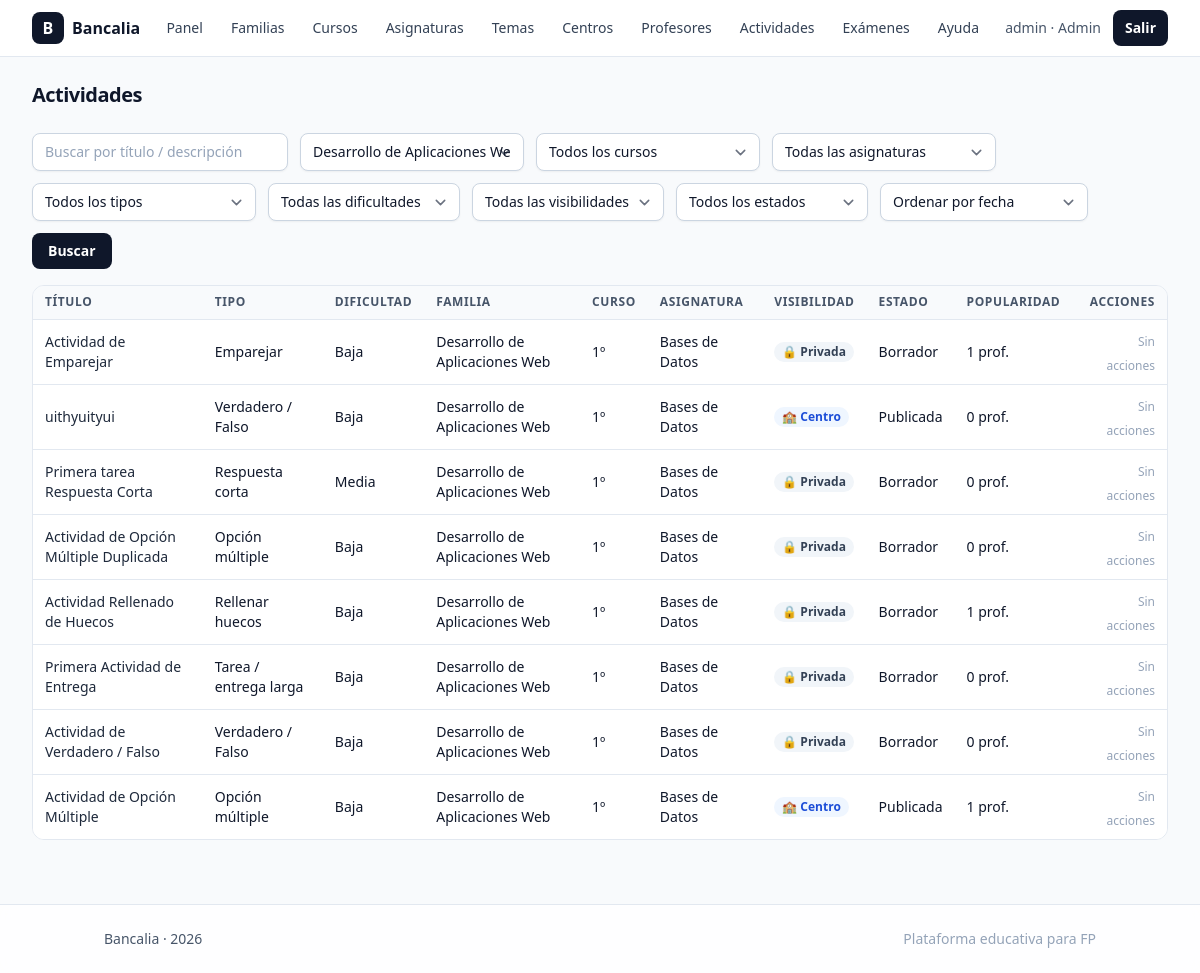
The app's page /admin/actividades/index.php?familia_id=2 (signed in) with its own data.
### tables this page shows
CREATE TABLE `actividades` (
  `id` int(11) NOT NULL,
  `profesor_id` int(11) NOT NULL,
  `familia_id` int(11) NOT NULL,
  `curso_id` int(11) NOT NULL,
  `asignatura_id` int(11) NOT NULL,
  `tema_id` int(11) DEFAULT NULL,
  `tipo` enum('opcion_multiple','verdadero_falso','respuesta_corta','rellenar_huecos','emparejar','tarea') NOT NULL,
  `titulo` varchar(255) NOT NULL,
  `descripcion` text DEFAULT NULL,
  `dificultad` enum('baja','media','alta') NOT NULL DEFAULT 'media',
  `visibilidad` enum('privada','centro','publica') NOT NULL DEFAULT 'privada',
  `estado` enum('borrador','publicada') NOT NULL DEFAULT 'borrador',
  `created_at` datetime NOT NULL DEFAULT current_timestamp(),
  `updated_at` datetime NOT NULL DEFAULT current_timestamp() ON UPDATE current_timestamp(),
  `centro_id` int(11) DEFAULT NULL
);

CREATE TABLE `familias_profesionales` (
  `id` int(11) NOT NULL,
  `nombre` varchar(150) NOT NULL,
  `slug` varchar(160) NOT NULL,
  `descripcion` text DEFAULT NULL,
  `is_active` tinyint(1) NOT NULL DEFAULT 1,
  `created_at` datetime NOT NULL DEFAULT current_timestamp(),
  `updated_at` datetime NOT NULL DEFAULT current_timestamp() ON UPDATE current_timestamp()
);

CREATE TABLE `cursos` (
  `id` int(11) NOT NULL,
  `familia_id` int(11) NOT NULL,
  `nombre` varchar(80) NOT NULL,
  `slug` varchar(120) NOT NULL,
  `descripcion` text DEFAULT NULL,
  `orden` int(11) NOT NULL DEFAULT 1,
  `is_active` tinyint(1) NOT NULL DEFAULT 1,
  `created_at` datetime NOT NULL DEFAULT current_timestamp(),
  `updated_at` datetime NOT NULL DEFAULT current_timestamp() ON UPDATE current_timestamp()
);

CREATE TABLE `asignaturas` (
  `id` int(11) NOT NULL,
  `familia_id` int(11) NOT NULL,
  `curso_id` int(11) NOT NULL,
  `nombre` varchar(150) NOT NULL,
  `slug` varchar(160) NOT NULL,
  `codigo` varchar(50) DEFAULT NULL,
  `horas` int(11) DEFAULT NULL,
  `descripcion` text DEFAULT NULL,
  `orden` int(11) NOT NULL DEFAULT 1,
  `is_active` tinyint(1) NOT NULL DEFAULT 1,
  `created_at` datetime NOT NULL DEFAULT current_timestamp(),
  `updated_at` datetime NOT NULL DEFAULT current_timestamp() ON UPDATE current_timestamp()
);

### config.php (called while the page is built, shortened)
<?php
function pdo(): PDO
{
  static $pdo;
  if ($pdo instanceof PDO)
    return $pdo;
  $host = $_ENV['DB_HOST'] ?? '127.0.0.1';
  $port = $_ENV['DB_PORT'] ?? '3306';
  $db = $_ENV['DB_NAME'] ?? 'bancalia';
  $user = $_ENV['DB_USER'] ?? 'root';
  $pass = $_ENV['DB_PASS'] ?? '';
  $dsn = "mysql:host=$host;port=$port;dbname=$db;charset=utf8mb4";
  $pdo = new PDO($dsn, $user, $pass, [
    PDO::ATTR_ERRMODE => PDO::ERRMODE_EXCEPTION,
    PDO::ATTR_DEFAULT_FETCH_MODE => PDO::FETCH_ASSOC,
    PDO::ATTR_EMULATE_PREPARES => false,
  ]);
  return $pdo;
}
function h(?string $s): string
{
  return htmlspecialchars((string) $s, ENT_QUOTES, 'UTF-8');
}
function current_user(): ?array
{
  return $_SESSION['user'] ?? null;
}

### public/admin/actividades/index.php (the view, shortened to what this page needs)
<?php
require_once __DIR__ . '/../../../config.php';
require_once __DIR__ . '/../../../partials/header.php';
$role       = $u['role'] ?? '';
$profesorId = (int)($u['profesor_id'] ?? 0);
$q   = trim((string)($_GET['q'] ?? ''));
$fam = (int)($_GET['familia_id'] ?? 0);
$orden = (string)($_GET['orden'] ?? 'fecha');
$labelsTipos = [
  'opcion_multiple'  => 'Opción múltiple',
  'verdadero_falso'  => 'Verdadero / Falso',
  'respuesta_corta'  => 'Respuesta corta',
  'rellenar_huecos'  => 'Rellenar huecos',
  'emparejar'        => 'Emparejar',
  'tarea'            => 'Tarea / entrega larga',
];
$labelsDificultad = [
  'baja'  => 'Baja',
  'media' => 'Media',
  'alta'  => 'Alta',
];
$labelsEstado = [
  'borrador'   => 'Borrador',
  'publicada'  => 'Publicada',
];
$familias  = pdo()->query("SELECT id, nombre FROM familias_profesionales WHERE is_active=1 ORDER BY nombre ASC")->fetchAll();
$params = [];
$sql = "SELECT a.id,
               a.titulo,
               a.tipo,
               a.visibilidad,
               a.estado,
               a.dificultad,
               a.updated_at,
               a.profesor_id,
               a.centro_id,
               asig.nombre AS asignatura,
               c.nombre    AS curso,
               f.nombre    AS familia,
               COALESCE(pop.popularidad, 0) AS popularidad
        FROM actividades a
        JOIN asignaturas asig ON asig.id = a.asignatura_id
        JOIN cursos c         ON c.id = a.curso_id
        JOIN familias_profesionales f ON f.id = a.familia_id
        LEFT JOIN (
          SELECT ea.actividad_id,
                 COUNT(DISTINCT e.profesor_id) AS popularidad
          FROM examenes_actividades ea
          JOIN examenes e ON e.id = ea.examen_id
          GROUP BY ea.actividad_id
        ) pop ON pop.actividad_id = a.id";
$where = [];
if ($fam > 0) {
  $where[] = "a.familia_id = ?";
  $params[] = $fam;
}
if ($where) {
  $sql .= " WHERE " . implode(' AND ', $where);
}
$orderSql = 'a.updated_at DESC, a.id DESC';
$sql .= " ORDER BY $orderSql LIMIT 200";
$stList = pdo()->prepare($sql);
$stList->execute($params);
$rows = $stList->fetchAll();
?>
<div class="mb-6 flex items-center justify-between">
  <div>
    <h1 class="text-xl font-semibold tracking-tight">Actividades</h1>
  </div>
</div>
<form method="get" action="" class="mb-4 flex flex-wrap items-center gap-3">
  <input
    name="q"
    value="<?= h($q) ?>"
    placeholder="Buscar por título / descripción"
    class="w-64 rounded-lg border border-slate-300 bg-white px-3 py-2 text-sm shadow-sm placeholder-slate-400 focus:outline-none focus:ring-2 focus:ring-slate-400 focus:border-slate-400"
  >
  <select
    id="familia_id"
    name="familia_id"
    class="w-56 rounded-lg border border-slate-300 bg-white px-3 py-2 text-sm shadow-sm focus:outline-none focus:ring-2 focus:ring-slate-400 focus-border-slate-400"
  >
    <?php foreach ($familias as $f): ?>
      <option value="<?= (int)$f['id'] ?>" <?= $fam === (int)$f['id'] ? 'selected' : '' ?>>
        <?= h($f['nombre']) ?>
      </option>
    <?php endforeach; ?>
  </select>
  <select
    id="curso_id"
    name="curso_id"
    class="w-56 rounded-lg border border-slate-300 bg-white px-3 py-2 text-sm shadow-sm focus:outline-none focus:ring-2 focus:ring-slate-400 focus-border-slate-400"
  >
    <option value="0">Todos los cursos</option>
  </select>
  <select
    id="asignatura_id"
    name="asignatura_id"
    class="w-56 rounded-lg border border-slate-300 bg-white px-3 py-2 text-sm shadow-sm focus:outline-none focus:ring-2 focus:ring-slate-400 focus-border-slate-400"
  >
    <option value="0">Todas las asignaturas</option>
  </select>
  <select
    name="tipo"
    class="w-56 rounded-lg border border-slate-300 bg-white px-3 py-2 text-sm shadow-sm focus:outline-none focus:ring-2 focus:ring-slate-400 focus-border-slate-400"
  >
    <option value="">Todos los tipos</option>
  </select>
  <select
    name="dificultad"
    class="w-48 rounded-lg border border-slate-300 bg-white px-3 py-2 text-sm shadow-sm focus:outline-none focus:ring-2 focus:ring-slate-400 focus-border-slate-400"
  >
    <option value="">Todas las dificultades</option>
  </select>
  <select
    name="visibilidad"
    class="w-48 rounded-lg border border-slate-300 bg-white px-3 py-2 text-sm shadow-sm focus:outline-none focus:ring-2 focus:ring-slate-400 focus-border-slate-400"
  >
    <option value="">Todas las visibilidades</option>
  </select>
  <select
    name="estado"
    class="w-48 rounded-lg border border-slate-300 bg-white px-3 py-2 text-sm shadow-sm focus:outline-none focus:ring-2 focus:ring-slate-400 focus-border-slate-400"
  >
    <option value="">Todos los estados</option>
  </select>
  <select
    name="orden"
    class="w-52 rounded-lg border border-slate-300 bg-white px-3 py-2 text-sm shadow-sm focus:outline-none focus:ring-2 focus:ring-slate-400 focus-border-slate-400"
  >
    <option value="fecha" <?= $orden === 'fecha' ? 'selected' : '' ?>>Ordenar por fecha</option>
  </select>
  <button class="rounded-lg bg-slate-900 px-4 py-2 text-sm font-semibold text-white hover:bg-slate-800">
    Buscar
  </button>
</form>
<div class="overflow-hidden rounded-xl border border-slate-200 bg-white">
  <table class="min-w-full divide-y divide-slate-200">
    <thead class="bg-slate-50">
      <tr>
        <th class="px-3 py-2 text-left text-xs font-semibold uppercase tracking-wider text-slate-600">Título</th>
        <th class="px-3 py-2 text-left text-xs font-semibold uppercase tracking-wider text-slate-600">Tipo</th>
        <th class="px-3 py-2 text-left text-xs font-semibold uppercase tracking-wider text-slate-600">Dificultad</th>
        <th class="px-3 py-2 text-left text-xs font-semibold uppercase tracking-wider text-slate-600">Familia</th>
        <th class="px-3 py-2 text-left text-xs font-semibold uppercase tracking-wider text-slate-600">Curso</th>
        <th class="px-3 py-2 text-left text-xs font-semibold uppercase tracking-wider text-slate-600">Asignatura</th>
        <th class="px-3 py-2 text-left text-xs font-semibold uppercase tracking-wider text-slate-600">Visibilidad</th>
        <th class="px-3 py-2 text-left text-xs font-semibold uppercase tracking-wider text-slate-600">Estado</th>
        <th class="px-3 py-2 text-left text-xs font-semibold uppercase tracking-wider text-slate-600">
          Popularidad
        </th>
        <th class="px-3 py-2 text-right text-xs font-semibold uppercase tracking-wider text-slate-600">Acciones</th>
      </tr>
    </thead>
    <tbody class="divide-y divide-slate-200 bg-white">
      <?php foreach ($rows as $r): ?>
        <?php $esMia = ($role === 'profesor' && (int)$r['profesor_id'] === $profesorId); ?>
        <tr>
          <td class="px-3 py-2 text-sm font-medium text-slate-800">
            <?= h($r['titulo']) ?>
          </td>
          <td class="px-3 py-2 text-sm">
            <?= h($labelsTipos[$r['tipo']] ?? $r['tipo']) ?>
          </td>
          <td class="px-3 py-2 text-sm">
            <?= h($labelsDificultad[$r['dificultad']] ?? $r['dificultad']) ?>
          </td>
          <td class="px-3 py-2 text-sm">
            <?= h($r['familia']) ?>
          </td>
          <td class="px-3 py-2 text-sm">
            <?= h($r['curso']) ?>
          </td>
          <td class="px-3 py-2 text-sm">
            <?= h($r['asignatura']) ?>
          </td>
          <td class="px-3 py-2 text-sm">
            <?php if ($r['visibilidad'] === 'publica'): ?>
              <span class="inline-flex items-center gap-1 whitespace-nowrap rounded-full bg-emerald-50 px-2 py-0.5 text-xs font-semibold text-emerald-700">
                🌍 Pública
              </span>
            <?php elseif ($r['visibilidad'] === 'centro'): ?>
              <span class="inline-flex items-center gap-1 whitespace-nowrap rounded-full bg-blue-50 px-2 py-0.5 text-xs font-semibold text-blue-700">
                🏫 Centro
              </span>
            <?php else: ?>
              <span class="inline-flex items-center gap-1 whitespace-nowrap rounded-full bg-slate-100 px-2 py-0.5 text-xs font-semibold text-slate-700">
                🔒 Privada
              </span>
            <?php endif; ?>
          </td>
          <td class="px-3 py-2 text-sm">
            <?= h($labelsEstado[$r['estado']] ?? $r['estado']) ?>
          </td>
          <td class="px-3 py-2 text-sm">
            <span title="Número de profesores distintos que han incluido esta actividad en algún examen">
              <?= (int)$r['popularidad'] ?> prof.
            </span>
          </td>
          <td class="px-3 py-2 text-right">
            <?php if ($role === 'profesor'): ?>
              <?php if ($esMia): ?>
                <div class="inline-flex items-center gap-2">
                  <a
                    href="<?= PUBLIC_URL ?>/admin/actividades/edit.php?id=<?= (int)$r['id'] ?>"
                    class="rounded-md border border-slate-300 bg-white px-2.5 py-1.5 text-xs font-medium text-slate-700 hover:bg-slate-100"
                  >
                    Editar
                  </a>
                  <form
                    method="post"
                    action="<?= PUBLIC_URL ?>/admin/actividades/duplicate.php"
                    class="inline"
                    onsubmit="return confirm('¿Duplicar esta actividad?');"
                  >
                    <?= csrf_field() ?>
                    <input type="hidden" name="id" value="<?= (int)$r['id'] ?>">
                    <button
                      class="rounded-md border border-indigo-300 bg-indigo-50 px-2.5 py-1.5 text-xs font-semibold text-indigo-700 hover:bg-indigo-100"
                    >
                      Duplicar
                    </button>
                  </form>
                  <form
                    method="post"
                    action="<?= PUBLIC_URL ?>/admin/actividades/delete.php"
                    onsubmit="return confirm('¿Eliminar actividad?')"
                    class="inline"
                  >
                    <?= csrf_field() ?>
                    <input type="hidden" name="id" value="<?= (int)$r['id'] ?>">
                    <button
                      class="rounded-md border border-rose-300 bg-white px-2.5 py-1.5 text-xs font-semibold text-rose-700 hover:bg-rose-50"
                    >
                      Eliminar
                    </button>
                  </form>
                </div>
              <?php elseif ($r['visibilidad'] === 'publica' || $r['visibilidad'] === 'centro'): ?>
                <form
                  method="post"
                  action="<?= PUBLIC_URL ?>/admin/actividades/duplicate.php"
                  class="inline"
                  onsubmit="return confirm('¿Duplicar esta actividad en tu banco privado?');"
                >
                  <?= csrf_field() ?>
                  <input type="hidden" name="id" value="<?= (int)$r['id'] ?>">
                  <button
                    class="rounded-md border border-indigo-300 bg-indigo-50 px-2.5 py-1.5 text-xs font-semibold text-indigo-700 hover:bg-indigo-100"
                  >
                    Duplicar
                  </button>
                </form>
              <?php else: ?>
                <span class="text-xs text-slate-400">Sin permisos</span>
              <?php endif; ?>
            <?php else: ?>
              <span class="text-xs text-slate-400">Sin acciones</span>
            <?php endif; ?>
          </td>
        </tr>
      <?php endforeach; ?>
    </tbody>
  </table>
</div>
<?php require_once __DIR__ . '/../../../partials/footer.php'; ?>

### records on screen
actividades: titulo "Actividad de Emparejar", tipo "Emparejar", dificultad "Baja", familias_profesionales.nombre "Desarrollo de Aplicaciones Web", curso.nombre "1º", asignatura.nombre "Bases de Datos", visibilidad "🔒 Privada", estado "Borrador", popularidad "1"
actividades: titulo "uithyuityui", tipo "Verdadero / Falso", dificultad "Baja", familias_profesionales.nombre "Desarrollo de Aplicaciones Web", curso.nombre "1º", asignatura.nombre "Bases de Datos", visibilidad "🏫 Centro", estado "Publicada", popularidad "0"
actividades: titulo "Primera tarea Respuesta Corta", tipo "Respuesta corta", dificultad "Media", familias_profesionales.nombre "Desarrollo de Aplicaciones Web", curso.nombre "1º", asignatura.nombre "Bases de Datos", visibilidad "🔒 Privada", estado "Borrador", popularidad "0"
actividades: titulo "Actividad de Opción Múltiple Duplicada", tipo "Opción múltiple", dificultad "Baja", familias_profesionales.nombre "Desarrollo de Aplicaciones Web", curso.nombre "1º", asignatura.nombre "Bases de Datos", visibilidad "🔒 Privada", estado "Borrador", popularidad "0"
actividades: titulo "Actividad Rellenado de Huecos", tipo "Rellenar huecos", dificultad "Baja", familias_profesionales.nombre "Desarrollo de Aplicaciones Web", curso.nombre "1º", asignatura.nombre "Bases de Datos", visibilidad "🔒 Privada", estado "Borrador", popularidad "1"
actividades: titulo "Primera Actividad de Entrega", tipo "Tarea / entrega larga", dificultad "Baja", familias_profesionales.nombre "Desarrollo de Aplicaciones Web", curso.nombre "1º", asignatura.nombre "Bases de Datos", visibilidad "🔒 Privada", estado "Borrador", popularidad "0"
actividades: titulo "Actividad de Verdadero / Falso", tipo "Verdadero / Falso", dificultad "Baja", familias_profesionales.nombre "Desarrollo de Aplicaciones Web", curso.nombre "1º", asignatura.nombre "Bases de Datos", visibilidad "🔒 Privada", estado "Borrador", popularidad "0"
actividades: titulo "Actividad de Opción Múltiple", tipo "Opción múltiple", dificultad "Baja", familias_profesionales.nombre "Desarrollo de Aplicaciones Web", curso.nombre "1º", asignatura.nombre "Bases de Datos", visibilidad "🏫 Centro", estado "Publicada", popularidad "1"

### other values on screen
$u['role'] "admin"
$u['nombre'] "Admin"
form field familia_id "Desarrollo de Aplicaciones Web"
